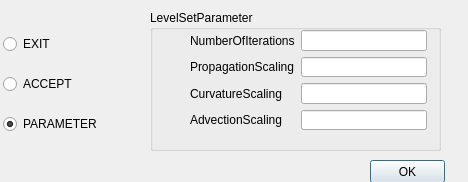
<?xml version="1.0" encoding="UTF-8"?>
<ui version="4.0">
 <class>LevelSetDialog</class>
 <widget class="QDialog" name="LevelSetDialog">
  <property name="geometry">
   <rect>
    <x>0</x>
    <y>0</y>
    <width>468</width>
    <height>182</height>
   </rect>
  </property>
  <property name="minimumSize">
   <size>
    <width>468</width>
    <height>182</height>
   </size>
  </property>
  <property name="maximumSize">
   <size>
    <width>468</width>
    <height>182</height>
   </size>
  </property>
  <property name="windowTitle">
   <string>LevelSetDialog</string>
  </property>
  <widget class="QGroupBox" name="LevelSetParameter">
   <property name="geometry">
    <rect>
     <x>150</x>
     <y>10</y>
     <width>291</width>
     <height>141</height>
    </rect>
   </property>
   <property name="title">
    <string>LevelSetParameter</string>
   </property>
   <widget class="QWidget" name="layoutWidget">
    <property name="geometry">
     <rect>
      <x>40</x>
      <y>20</y>
      <width>237</width>
      <height>100</height>
     </rect>
    </property>
    <layout class="QGridLayout" name="gridLayout">
     <item row="1" column="0">
      <widget class="QLabel" name="label_2">
       <property name="text">
        <string>PropagationScaling</string>
       </property>
      </widget>
     </item>
     <item row="3" column="1">
      <widget class="QLineEdit" name="AdvectionScalingLineEdit">
       <property name="enabled">
        <bool>true</bool>
       </property>
      </widget>
     </item>
     <item row="0" column="1">
      <widget class="QLineEdit" name="NumberOfIterationsLineEdit">
       <property name="enabled">
        <bool>true</bool>
       </property>
      </widget>
     </item>
     <item row="1" column="1">
      <widget class="QLineEdit" name="PropagationScalingLineEdit">
       <property name="enabled">
        <bool>true</bool>
       </property>
      </widget>
     </item>
     <item row="0" column="0">
      <widget class="QLabel" name="label">
       <property name="text">
        <string>NumberOfIterations</string>
       </property>
      </widget>
     </item>
     <item row="2" column="1">
      <widget class="QLineEdit" name="CurvatureScalingLineEdit">
       <property name="enabled">
        <bool>true</bool>
       </property>
      </widget>
     </item>
     <item row="3" column="0">
      <widget class="QLabel" name="label_4">
       <property name="text">
        <string>AdvectionScaling</string>
       </property>
      </widget>
     </item>
     <item row="2" column="0">
      <widget class="QLabel" name="label_3">
       <property name="text">
        <string>CurvatureScaling</string>
       </property>
      </widget>
     </item>
    </layout>
   </widget>
  </widget>
  <widget class="QWidget" name="layoutWidget">
   <property name="geometry">
    <rect>
     <x>3</x>
     <y>20</y>
     <width>131</width>
     <height>131</height>
    </rect>
   </property>
   <layout class="QVBoxLayout" name="verticalLayout">
    <item>
     <widget class="QRadioButton" name="ExitRadioButton">
      <property name="text">
       <string>EXIT</string>
      </property>
     </widget>
    </item>
    <item>
     <widget class="QRadioButton" name="AcceptRadioButton">
      <property name="text">
       <string>ACCEPT</string>
      </property>
      <property name="checked">
       <bool>false</bool>
      </property>
     </widget>
    </item>
    <item>
     <widget class="QRadioButton" name="ParameterRadioButton">
      <property name="text">
       <string>PARAMETER</string>
      </property>
      <property name="checked">
       <bool>true</bool>
      </property>
     </widget>
    </item>
   </layout>
  </widget>
  <widget class="QPushButton" name="okButton">
   <property name="geometry">
    <rect>
     <x>370</x>
     <y>160</y>
     <width>75</width>
     <height>23</height>
    </rect>
   </property>
   <property name="text">
    <string>OK</string>
   </property>
  </widget>
  <zorder>layoutWidget</zorder>
  <zorder>LevelSetParameter</zorder>
  <zorder>okButton</zorder>
 </widget>
 <resources/>
 <connections>
  <connection>
   <sender>ParameterRadioButton</sender>
   <signal>toggled(bool)</signal>
   <receiver>LevelSetParameter</receiver>
   <slot>setVisible(bool)</slot>
   <hints>
    <hint type="sourcelabel">
     <x>80</x>
     <y>124</y>
    </hint>
    <hint type="destinationlabel">
     <x>167</x>
     <y>77</y>
    </hint>
   </hints>
  </connection>
  <connection>
   <sender>okButton</sender>
   <signal>clicked()</signal>
   <receiver>LevelSetDialog</receiver>
   <slot>accept()</slot>
   <hints>
    <hint type="sourcelabel">
     <x>410</x>
     <y>162</y>
    </hint>
    <hint type="destinationlabel">
     <x>474</x>
     <y>152</y>
    </hint>
   </hints>
  </connection>
 </connections>
</ui>
